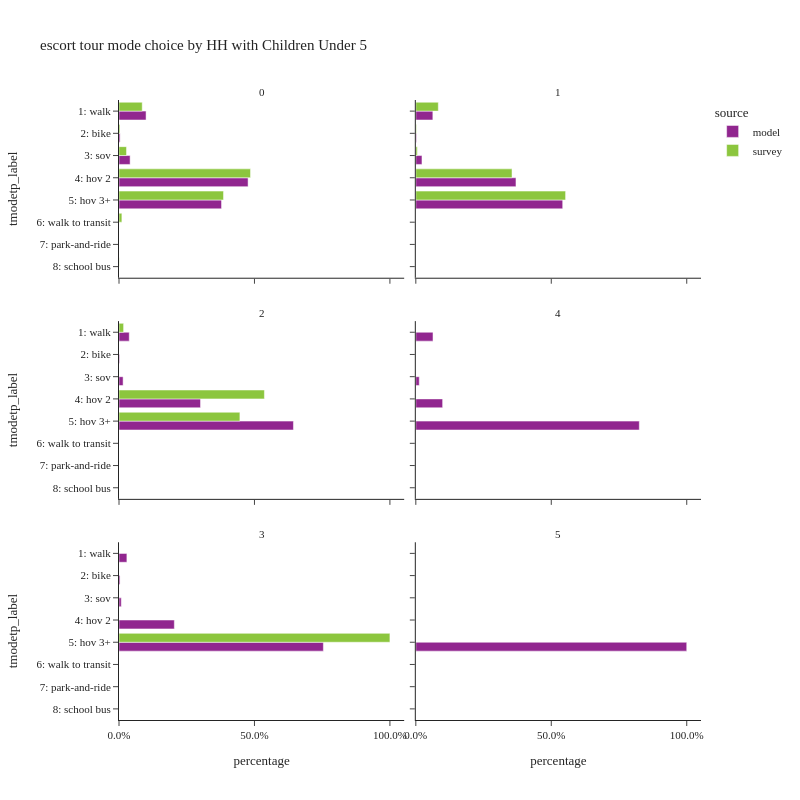

Here is the notebook cell this chart was saved with:
### Code cell
plot_mode_choice(es_tour,
                 "hhcu5",
                 {"tmodetp_label":util.tmodetp_cat.values()},
                 "HH with Children Under 5",2,800)

### Figure 1 — Plotly figure (JSON) as saved in the notebook; plotly's stock layout.template omitted (floating-point values rounded to 4 significant figures)
{"data": [{"alignmentgroup": "True", "customdata": [[11], [41726], [1695], [17144], [198979], [158059]], "hovertemplate": "source=model<br>hhcu5=0<br>percentage=%{x}<br>tmodetp_label=%{y}<br>sample count=%{customdata[0]}<extra></extra>", "legendgroup": "model", "marker": {"color": "#91268F", "pattern": {"shape": ""}}, "name": "model", "offsetgroup": "model", "orientation": "h", "showlegend": true, "textposition": "auto", "type": "bar", "x": [2.634e-05, 0.09992, 0.004059, 0.04105, 0.4765, 0.3785], "xaxis": "x5", "y": [null, "1: walk", "2: bike", "3: sov", "4: hov 2", "5: hov 3+"], "yaxis": "y5"}, {"alignmentgroup": "True", "customdata": [[5], [9536], [391], [3444], [56088], [82258]], "hovertemplate": "source=model<br>hhcu5=1<br>percentage=%{x}<br>tmodetp_label=%{y}<br>sample count=%{customdata[0]}<extra></extra>", "legendgroup": "model", "marker": {"color": "#91268F", "pattern": {"shape": ""}}, "name": "model", "offsetgroup": "model", "orientation": "h", "showlegend": false, "textposition": "auto", "type": "bar", "x": [3.296e-05, 0.06285, 0.002577, 0.0227, 0.3697, 0.5422], "xaxis": "x6", "y": [null, "1: walk", "2: bike", "3: sov", "4: hov 2", "5: hov 3+"], "yaxis": "y6"}, {"alignmentgroup": "True", "customdata": [[2], [1936], [113], [774], [15392], [32938]], "hovertemplate": "source=model<br>hhcu5=2<br>percentage=%{x}<br>tmodetp_label=%{y}<br>sample count=%{customdata[0]}<extra></extra>", "legendgroup": "model", "marker": {"color": "#91268F", "pattern": {"shape": ""}}, "name": "model", "offsetgroup": "model", "orientation": "h", "showlegend": false, "textposition": "auto", "type": "bar", "x": [3.91e-05, 0.03785, 0.002209, 0.01513, 0.3009, 0.6439], "xaxis": "x3", "y": [null, "1: walk", "2: bike", "3: sov", "4: hov 2", "5: hov 3+"], "yaxis": "y3"}, {"alignmentgroup": "True", "customdata": [[25], [5], [39], [325]], "hovertemplate": "source=model<br>hhcu5=4<br>percentage=%{x}<br>tmodetp_label=%{y}<br>sample count=%{customdata[0]}<extra></extra>", "legendgroup": "model", "marker": {"color": "#91268F", "pattern": {"shape": ""}}, "name": "model", "offsetgroup": "model", "orientation": "h", "showlegend": false, "textposition": "auto", "type": "bar", "x": [0.06345, 0.01269, 0.09898, 0.8249], "xaxis": "x4", "y": ["1: walk", "3: sov", "4: hov 2", "5: hov 3+"], "yaxis": "y4"}, {"alignmentgroup": "True", "customdata": [[159], [21], [46], [1116], [4121]], "hovertemplate": "source=model<br>hhcu5=3<br>percentage=%{x}<br>tmodetp_label=%{y}<br>sample count=%{customdata[0]}<extra></extra>", "legendgroup": "model", "marker": {"color": "#91268F", "pattern": {"shape": ""}}, "name": "model", "offsetgroup": "model", "orientation": "h", "showlegend": false, "textposition": "auto", "type": "bar", "x": [0.0291, 0.003844, 0.00842, 0.2043, 0.7543], "xaxis": "x", "y": ["1: walk", "2: bike", "3: sov", "4: hov 2", "5: hov 3+"], "yaxis": "y"}, {"alignmentgroup": "True", "customdata": [[92]], "hovertemplate": "source=model<br>hhcu5=5<br>percentage=%{x}<br>tmodetp_label=%{y}<br>sample count=%{customdata[0]}<extra></extra>", "legendgroup": "model", "marker": {"color": "#91268F", "pattern": {"shape": ""}}, "name": "model", "offsetgroup": "model", "orientation": "h", "showlegend": false, "textposition": "auto", "type": "bar", "x": [1.0], "xaxis": "x2", "y": ["5: hov 3+"], "yaxis": "y2"}, {"alignmentgroup": "True", "customdata": [[2], [51], [3], [28], [216], [129], [10], [3]], "hovertemplate": "source=survey<br>hhcu5=0<br>percentage=%{x}<br>tmodetp_label=%{y}<br>sample count=%{customdata[0]}<extra></extra>", "legendgroup": "survey", "marker": {"color": "#8CC63E", "pattern": {"shape": ""}}, "name": "survey", "offsetgroup": "survey", "orientation": "h", "showlegend": true, "textposition": "auto", "type": "bar", "x": [0.0003149, 0.08571, 0.003574, 0.0278, 0.4855, 0.3858, 0.01063, 0.0006934], "xaxis": "x5", "y": [null, "1: walk", "2: bike", "3: sov", "4: hov 2", "5: hov 3+", "6: walk to transit", "8: school bus"], "yaxis": "y5"}, {"alignmentgroup": "True", "customdata": [[1], [21], [8], [1], [57], [78]], "hovertemplate": "source=survey<br>hhcu5=1<br>percentage=%{x}<br>tmodetp_label=%{y}<br>sample count=%{customdata[0]}<extra></extra>", "legendgroup": "survey", "marker": {"color": "#8CC63E", "pattern": {"shape": ""}}, "name": "survey", "offsetgroup": "survey", "orientation": "h", "showlegend": false, "textposition": "auto", "type": "bar", "x": [0.00128, 0.08301, 0.002317, 0.005502, 0.3551, 0.5528], "xaxis": "x6", "y": [null, "1: walk", "2: bike", "3: sov", "4: hov 2", "5: hov 3+"], "yaxis": "y6"}, {"alignmentgroup": "True", "customdata": [[8], [16], [20]], "hovertemplate": "source=survey<br>hhcu5=2<br>percentage=%{x}<br>tmodetp_label=%{y}<br>sample count=%{customdata[0]}<extra></extra>", "legendgroup": "survey", "marker": {"color": "#8CC63E", "pattern": {"shape": ""}}, "name": "survey", "offsetgroup": "survey", "orientation": "h", "showlegend": false, "textposition": "auto", "type": "bar", "x": [0.01697, 0.5368, 0.4463], "xaxis": "x3", "y": ["1: walk", "4: hov 2", "5: hov 3+"], "yaxis": "y3"}, {"alignmentgroup": "True", "customdata": [[2]], "hovertemplate": "source=survey<br>hhcu5=3<br>percentage=%{x}<br>tmodetp_label=%{y}<br>sample count=%{customdata[0]}<extra></extra>", "legendgroup": "survey", "marker": {"color": "#8CC63E", "pattern": {"shape": ""}}, "name": "survey", "offsetgroup": "survey", "orientation": "h", "showlegend": false, "textposition": "auto", "type": "bar", "x": [1.0], "xaxis": "x", "y": ["5: hov 3+"], "yaxis": "y"}], "layout": {"annotations": [{"font": {}, "showarrow": false, "text": "3", "x": 0.245, "xanchor": "center", "xref": "paper", "y": 0.2867, "yanchor": "bottom", "yref": "paper"}, {"font": {}, "showarrow": false, "text": "5", "x": 0.755, "xanchor": "center", "xref": "paper", "y": 0.2867, "yanchor": "bottom", "yref": "paper"}, {"font": {}, "showarrow": false, "text": "2", "x": 0.245, "xanchor": "center", "xref": "paper", "y": 0.6433, "yanchor": "bottom", "yref": "paper"}, {"font": {}, "showarrow": false, "text": "4", "x": 0.755, "xanchor": "center", "xref": "paper", "y": 0.6433, "yanchor": "bottom", "yref": "paper"}, {"font": {}, "showarrow": false, "text": "0", "x": 0.245, "xanchor": "center", "xref": "paper", "y": 1.0, "yanchor": "bottom", "yref": "paper"}, {"font": {}, "showarrow": false, "text": "1", "x": 0.755, "xanchor": "center", "xref": "paper", "y": 1.0, "yanchor": "bottom", "yref": "paper"}], "barmode": "group", "height": 800, "legend": {"title": {"text": "source"}, "tracegroupgap": 0}, "title": {"text": "escort tour mode choice by HH with Children Under 5"}, "width": 800, "xaxis": {"anchor": "y", "domain": [0.0, 0.49], "tickformat": ".1%", "title": {"text": "percentage"}}, "xaxis2": {"anchor": "y2", "domain": [0.51, 1.0], "matches": "x", "tickformat": ".1%", "title": {"text": "percentage"}}, "xaxis3": {"anchor": "y3", "domain": [0.0, 0.49], "matches": "x", "showticklabels": false, "tickformat": ".1%"}, "xaxis4": {"anchor": "y4", "domain": [0.51, 1.0], "matches": "x", "showticklabels": false, "tickformat": ".1%"}, "xaxis5": {"anchor": "y5", "domain": [0.0, 0.49], "matches": "x", "showticklabels": false, "tickformat": ".1%"}, "xaxis6": {"anchor": "y6", "domain": [0.51, 1.0], "matches": "x", "showticklabels": false, "tickformat": ".1%"}, "yaxis": {"anchor": "x", "categoryarray": ["9: tnc", "8: school bus", "7: park-and-ride", "6: walk to transit", "5: hov 3+", "4: hov 2", "3: sov", "2: bike", "1: walk"], "categoryorder": "array", "domain": [0.0, 0.2867], "title": {"text": "tmodetp_label"}}, "yaxis2": {"anchor": "x2", "domain": [0.0, 0.2867], "matches": "y", "showticklabels": false}, "yaxis3": {"anchor": "x3", "categoryarray": ["9: tnc", "8: school bus", "7: park-and-ride", "6: walk to transit", "5: hov 3+", "4: hov 2", "3: sov", "2: bike", "1: walk"], "categoryorder": "array", "domain": [0.3567, 0.6433], "matches": "y", "title": {"text": "tmodetp_label"}}, "yaxis4": {"anchor": "x4", "domain": [0.3567, 0.6433], "matches": "y", "showticklabels": false}, "yaxis5": {"anchor": "x5", "categoryarray": ["9: tnc", "8: school bus", "7: park-and-ride", "6: walk to transit", "5: hov 3+", "4: hov 2", "3: sov", "2: bike", "1: walk"], "categoryorder": "array", "domain": [0.7133, 1.0], "matches": "y", "title": {"text": "tmodetp_label"}}, "yaxis6": {"anchor": "x6", "domain": [0.7133, 1.0], "matches": "y", "showticklabels": false}}}
